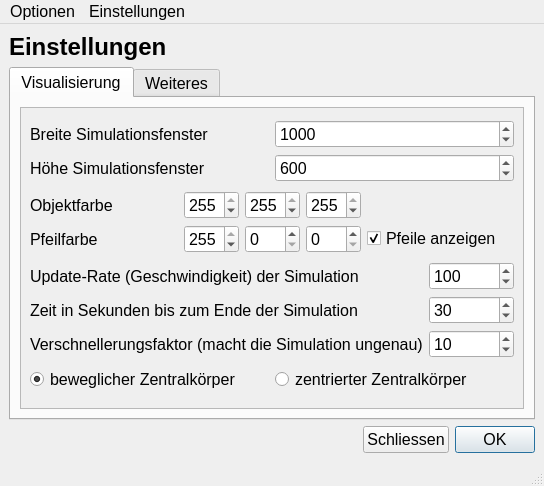
<?xml version="1.0" encoding="UTF-8"?>
<ui version="4.0">
 <class>MainWindow</class>
 <widget class="QMainWindow" name="MainWindow">
  <property name="geometry">
   <rect>
    <x>0</x>
    <y>0</y>
    <width>544</width>
    <height>486</height>
   </rect>
  </property>
  <property name="font">
   <font>
    <pointsize>12</pointsize>
   </font>
  </property>
  <property name="windowTitle">
   <string>Einstellungen</string>
  </property>
  <widget class="QWidget" name="centralwidget">
   <layout class="QVBoxLayout" name="verticalLayout_2">
    <item>
     <widget class="QLabel" name="label_17">
      <property name="text">
       <string>&lt;html&gt;&lt;head/&gt;&lt;body&gt;&lt;p&gt;&lt;span style=&quot; font-size:18pt; font-weight:600;&quot;&gt;Einstellungen&lt;/span&gt;&lt;/p&gt;&lt;/body&gt;&lt;/html&gt;</string>
      </property>
     </widget>
    </item>
    <item>
     <widget class="QTabWidget" name="tabWidget">
      <property name="currentIndex">
       <number>0</number>
      </property>
      <widget class="QWidget" name="tab">
       <attribute name="title">
        <string>Visualisierung</string>
       </attribute>
       <layout class="QGridLayout" name="gridLayout_5">
        <item row="0" column="0">
         <widget class="QScrollArea" name="scrollArea">
          <property name="widgetResizable">
           <bool>true</bool>
          </property>
          <widget class="QWidget" name="scrollAreaWidgetContents_2">
           <property name="geometry">
            <rect>
             <x>0</x>
             <y>0</y>
             <width>502</width>
             <height>293</height>
            </rect>
           </property>
           <layout class="QGridLayout" name="gridLayout_2">
            <item row="0" column="0" colspan="2">
             <layout class="QGridLayout" name="gridLayout_3">
              <item row="0" column="0">
               <widget class="QLabel" name="label">
                <property name="text">
                 <string>Breite Simulationsfenster</string>
                </property>
               </widget>
              </item>
              <item row="1" column="0">
               <widget class="QLabel" name="label_2">
                <property name="text">
                 <string>Höhe Simulationsfenster</string>
                </property>
               </widget>
              </item>
              <item row="0" column="1">
               <widget class="QSpinBox" name="canvas_width">
                <property name="minimum">
                 <number>100</number>
                </property>
                <property name="maximum">
                 <number>3000</number>
                </property>
                <property name="value">
                 <number>1000</number>
                </property>
               </widget>
              </item>
              <item row="1" column="1">
               <widget class="QSpinBox" name="canvas_height">
                <property name="minimum">
                 <number>50</number>
                </property>
                <property name="maximum">
                 <number>2000</number>
                </property>
                <property name="value">
                 <number>600</number>
                </property>
               </widget>
              </item>
             </layout>
            </item>
            <item row="1" column="0" colspan="2">
             <layout class="QGridLayout" name="gridLayout">
              <item row="0" column="1">
               <layout class="QHBoxLayout" name="horizontalLayout_3">
                <item>
                 <widget class="QSpinBox" name="color_objects_r">
                  <property name="maximum">
                   <number>255</number>
                  </property>
                  <property name="value">
                   <number>255</number>
                  </property>
                 </widget>
                </item>
                <item>
                 <widget class="QSpinBox" name="color_objects_g">
                  <property name="maximum">
                   <number>255</number>
                  </property>
                  <property name="value">
                   <number>255</number>
                  </property>
                 </widget>
                </item>
                <item>
                 <widget class="QSpinBox" name="color_objects_b">
                  <property name="maximum">
                   <number>255</number>
                  </property>
                  <property name="value">
                   <number>255</number>
                  </property>
                 </widget>
                </item>
               </layout>
              </item>
              <item row="1" column="0">
               <widget class="QLabel" name="label_4">
                <property name="text">
                 <string>Pfeilfarbe</string>
                </property>
               </widget>
              </item>
              <item row="1" column="1">
               <layout class="QHBoxLayout" name="horizontalLayout_4">
                <item>
                 <widget class="QSpinBox" name="color_pointer_r">
                  <property name="maximum">
                   <number>255</number>
                  </property>
                  <property name="value">
                   <number>255</number>
                  </property>
                 </widget>
                </item>
                <item>
                 <widget class="QSpinBox" name="color_pointer_g">
                  <property name="maximum">
                   <number>255</number>
                  </property>
                 </widget>
                </item>
                <item>
                 <widget class="QSpinBox" name="color_pointer_b">
                  <property name="maximum">
                   <number>255</number>
                  </property>
                 </widget>
                </item>
               </layout>
              </item>
              <item row="1" column="2">
               <widget class="QCheckBox" name="show_pointers">
                <property name="toolTip">
                 <string>&lt;html&gt;&lt;head/&gt;&lt;body&gt;&lt;p&gt;Diese Option aktiviert Pfeile, die auf die Körper in der Simulation zeigen (vor allem hilfreich bei grösseren Distanzen zwischen kleineren Körpern).&lt;/p&gt;&lt;/body&gt;&lt;/html&gt;</string>
                </property>
                <property name="text">
                 <string>Pfeile anzeigen</string>
                </property>
                <property name="checked">
                 <bool>true</bool>
                </property>
               </widget>
              </item>
              <item row="0" column="0">
               <widget class="QLabel" name="label_3">
                <property name="text">
                 <string>Objektfarbe</string>
                </property>
               </widget>
              </item>
             </layout>
            </item>
            <item row="2" column="0" colspan="2">
             <layout class="QGridLayout" name="gridLayout_4">
              <item row="0" column="1">
               <widget class="QSpinBox" name="update_rate">
                <property name="minimum">
                 <number>1</number>
                </property>
                <property name="maximum">
                 <number>100000</number>
                </property>
                <property name="value">
                 <number>100</number>
                </property>
               </widget>
              </item>
              <item row="2" column="1">
               <widget class="QSpinBox" name="t_factor">
                <property name="minimum">
                 <number>1</number>
                </property>
                <property name="maximum">
                 <number>100000</number>
                </property>
                <property name="value">
                 <number>10</number>
                </property>
               </widget>
              </item>
              <item row="0" column="0">
               <widget class="QLabel" name="label_5">
                <property name="toolTip">
                 <string>&lt;html&gt;&lt;head/&gt;&lt;body&gt;&lt;p&gt;Anzahl Berechnungen pro Sekunde&lt;/p&gt;&lt;/body&gt;&lt;/html&gt;</string>
                </property>
                <property name="text">
                 <string>Update-Rate (Geschwindigkeit) der Simulation</string>
                </property>
               </widget>
              </item>
              <item row="1" column="1">
               <widget class="QSpinBox" name="max_seconds">
                <property name="toolTip">
                 <string>&lt;html&gt;&lt;head/&gt;&lt;body&gt;&lt;p&gt;Echtzeit-Sekunden bis zum Ende der Simulation. Eingabe 0 (null) ergibt eine endlose Simulation.&lt;/p&gt;&lt;/body&gt;&lt;/html&gt;</string>
                </property>
                <property name="minimum">
                 <number>0</number>
                </property>
                <property name="maximum">
                 <number>3600</number>
                </property>
                <property name="value">
                 <number>30</number>
                </property>
               </widget>
              </item>
              <item row="2" column="0">
               <widget class="QLabel" name="label_7">
                <property name="toolTip">
                 <string>&lt;html&gt;&lt;head/&gt;&lt;body&gt;&lt;p&gt;physikalisch: &amp;Delta;t&lt;/p&gt;&lt;/body&gt;&lt;/html&gt;</string>
                </property>
                <property name="text">
                 <string>Verschnellerungsfaktor (macht die Simulation ungenau)</string>
                </property>
               </widget>
              </item>
              <item row="1" column="0">
               <widget class="QLabel" name="label_6">
                <property name="text">
                 <string>Zeit in Sekunden bis zum Ende der Simulation</string>
                </property>
               </widget>
              </item>
             </layout>
            </item>
            <item row="3" column="0">
             <widget class="QRadioButton" name="do_central_moving">
              <property name="toolTip">
               <string/>
              </property>
              <property name="toolTipDuration">
               <number>-1</number>
              </property>
              <property name="statusTip">
               <string/>
              </property>
              <property name="whatsThis">
               <string/>
              </property>
              <property name="accessibleName">
               <string/>
              </property>
              <property name="accessibleDescription">
               <string/>
              </property>
              <property name="text">
               <string>beweglicher Zentralkörper</string>
              </property>
              <property name="checked">
               <bool>true</bool>
              </property>
             </widget>
            </item>
            <item row="3" column="1">
             <widget class="QRadioButton" name="do_central_centered">
              <property name="toolTip">
               <string>&lt;html&gt;&lt;head/&gt;&lt;body&gt;&lt;p&gt;Der Zentralkörper wird bei Aktivieren dieses Feldes immer in der Mitte der Visualisierung angezeigt werden.&lt;/p&gt;&lt;/body&gt;&lt;/html&gt;</string>
              </property>
              <property name="toolTipDuration">
               <number>-1</number>
              </property>
              <property name="statusTip">
               <string/>
              </property>
              <property name="whatsThis">
               <string/>
              </property>
              <property name="accessibleName">
               <string/>
              </property>
              <property name="accessibleDescription">
               <string/>
              </property>
              <property name="text">
               <string>zentrierter Zentralkörper</string>
              </property>
              <property name="checked">
               <bool>false</bool>
              </property>
             </widget>
            </item>
           </layout>
          </widget>
         </widget>
        </item>
       </layout>
      </widget>
      <widget class="QWidget" name="tab_2">
       <attribute name="title">
        <string>Weiteres</string>
       </attribute>
       <layout class="QGridLayout" name="gridLayout_6">
        <item row="0" column="0">
         <widget class="QScrollArea" name="scrollArea_2">
          <property name="widgetResizable">
           <bool>true</bool>
          </property>
          <widget class="QWidget" name="scrollAreaWidgetContents_3">
           <property name="geometry">
            <rect>
             <x>0</x>
             <y>0</y>
             <width>502</width>
             <height>293</height>
            </rect>
           </property>
           <layout class="QVBoxLayout" name="verticalLayout">
            <item>
             <widget class="QCheckBox" name="do_testing">
              <property name="toolTip">
               <string>&lt;html&gt;&lt;head/&gt;&lt;body&gt;&lt;p&gt;Diese Option aktiviert möglicherweise unvollständige, noch in Entwicklung stehende Features.&lt;/p&gt;&lt;/body&gt;&lt;/html&gt;</string>
              </property>
              <property name="text">
               <string>Test-Features aktivieren</string>
              </property>
             </widget>
            </item>
            <item>
             <widget class="QCheckBox" name="do_restart">
              <property name="toolTip">
               <string>&lt;html&gt;&lt;head/&gt;&lt;body&gt;&lt;p&gt;Diese Option wird das Programm nach jeder Simulation neustarten. Somit wird eine weitere, unmittelbare Simulation möglich gemacht.&lt;/p&gt;&lt;/body&gt;&lt;/html&gt;</string>
              </property>
              <property name="text">
               <string>Neustart nach einer Simulation</string>
              </property>
              <property name="checked">
               <bool>true</bool>
              </property>
             </widget>
            </item>
            <item>
             <spacer name="verticalSpacer">
              <property name="orientation">
               <enum>Qt::Vertical</enum>
              </property>
              <property name="sizeHint" stdset="0">
               <size>
                <width>20</width>
                <height>203</height>
               </size>
              </property>
             </spacer>
            </item>
           </layout>
          </widget>
         </widget>
        </item>
       </layout>
      </widget>
     </widget>
    </item>
    <item>
     <layout class="QHBoxLayout" name="horizontalLayout">
      <item>
       <spacer name="horizontalSpacer">
        <property name="orientation">
         <enum>Qt::Horizontal</enum>
        </property>
        <property name="sizeHint" stdset="0">
         <size>
          <width>40</width>
          <height>20</height>
         </size>
        </property>
       </spacer>
      </item>
      <item>
       <widget class="QPushButton" name="b_close">
        <property name="toolTip">
         <string>&lt;html&gt;&lt;head/&gt;&lt;body&gt;&lt;p&gt;schliessen ohne zu speichern&lt;/p&gt;&lt;/body&gt;&lt;/html&gt;</string>
        </property>
        <property name="text">
         <string>Schliessen</string>
        </property>
       </widget>
      </item>
      <item>
       <widget class="QPushButton" name="b_ok">
        <property name="toolTip">
         <string>&lt;html&gt;&lt;head/&gt;&lt;body&gt;&lt;p&gt;speichern und schliessen&lt;/p&gt;&lt;/body&gt;&lt;/html&gt;</string>
        </property>
        <property name="text">
         <string>OK</string>
        </property>
        <property name="default">
         <bool>true</bool>
        </property>
        <property name="flat">
         <bool>false</bool>
        </property>
       </widget>
      </item>
     </layout>
    </item>
   </layout>
  </widget>
  <widget class="QMenuBar" name="menubar">
   <property name="geometry">
    <rect>
     <x>0</x>
     <y>0</y>
     <width>544</width>
     <height>26</height>
    </rect>
   </property>
   <widget class="QMenu" name="menuOptionen">
    <property name="title">
     <string>Optionen</string>
    </property>
    <addaction name="actionVerlassen"/>
   </widget>
   <widget class="QMenu" name="menuEinstellungen">
    <property name="title">
     <string>Einstellungen</string>
    </property>
    <addaction name="actionSpeichern"/>
    <addaction name="actionSpeichern_unter"/>
    <addaction name="separator"/>
    <addaction name="actionLaden"/>
    <addaction name="actionLaden_von"/>
   </widget>
   <addaction name="menuOptionen"/>
   <addaction name="menuEinstellungen"/>
  </widget>
  <widget class="QStatusBar" name="statusbar"/>
  <action name="actionVerlassen">
   <property name="text">
    <string>Verlassen</string>
   </property>
   <property name="toolTip">
    <string>Fenster schliessen ohne zu speichern</string>
   </property>
   <property name="shortcut">
    <string>Ctrl+Q</string>
   </property>
  </action>
  <action name="actionSpeichern">
   <property name="text">
    <string>Speichern</string>
   </property>
   <property name="toolTip">
    <string>Einstellungen speichern</string>
   </property>
   <property name="shortcut">
    <string>Ctrl+S</string>
   </property>
  </action>
  <action name="actionSpeichern_unter">
   <property name="text">
    <string>Speichern unter...</string>
   </property>
   <property name="toolTip">
    <string>Einstellungen speichern unter</string>
   </property>
   <property name="shortcut">
    <string>Ctrl+Shift+S</string>
   </property>
  </action>
  <action name="actionLaden">
   <property name="text">
    <string>Laden</string>
   </property>
   <property name="toolTip">
    <string>Einstellungen laden</string>
   </property>
   <property name="shortcut">
    <string>Ctrl+L</string>
   </property>
  </action>
  <action name="actionLaden_von">
   <property name="text">
    <string>Laden von...</string>
   </property>
   <property name="toolTip">
    <string>Einstellungsdatei öffnen</string>
   </property>
   <property name="shortcut">
    <string>Ctrl+Shift+L</string>
   </property>
  </action>
 </widget>
 <tabstops>
  <tabstop>canvas_width</tabstop>
  <tabstop>canvas_height</tabstop>
  <tabstop>color_objects_r</tabstop>
  <tabstop>color_objects_g</tabstop>
  <tabstop>color_objects_b</tabstop>
  <tabstop>color_pointer_r</tabstop>
  <tabstop>color_pointer_g</tabstop>
  <tabstop>color_pointer_b</tabstop>
  <tabstop>update_rate</tabstop>
  <tabstop>max_seconds</tabstop>
  <tabstop>do_testing</tabstop>
  <tabstop>do_restart</tabstop>
  <tabstop>b_ok</tabstop>
 </tabstops>
 <resources/>
 <connections/>
</ui>
